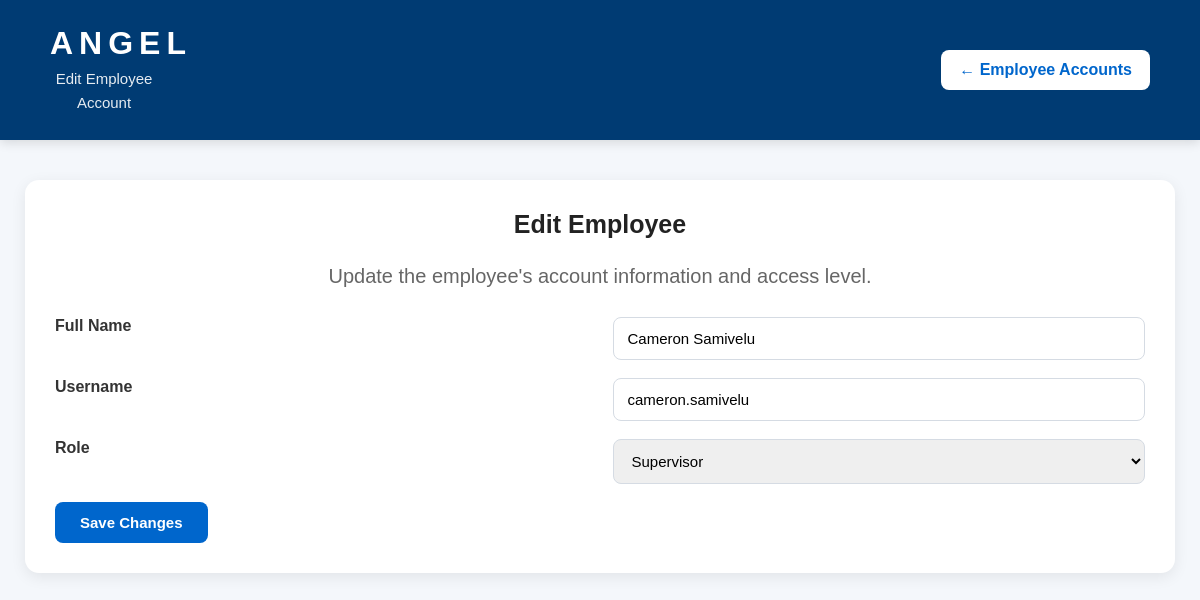
Screenshot of /employees/edit/2 (signed in) with the database file from the repository.
### tables this page shows
CREATE TABLE employees (
            id INTEGER PRIMARY KEY AUTOINCREMENT,
            full_name TEXT NOT NULL,
            username TEXT UNIQUE NOT NULL,
            password_hash TEXT NOT NULL,
            role TEXT NOT NULL,
            status TEXT NOT NULL
        );

### app.py (the view)
@app.route("/employees/edit/<int:employee_id>", methods=["GET"])
def edit_employee(employee_id):
    if "employee_id" not in session:
        return redirect(url_for("employee_login"))
    if session.get("employee_role") not in ["Supervisor", "Admin"]:
        return redirect(url_for("employee_dashboard"))
    connection = get_db()
    employee = connection.execute("""
        SELECT id, full_name, username, role, status
        FROM employees WHERE id = ?
    """, (employee_id,)).fetchone()
    connection.close()
    if employee is None:
        return "Employee not found.", 404
    return render_template("edit_employee.html", employee=employee)

### app.py (called while the page is built)
def get_db():
    connection = sqlite3.connect(DATABASE)
    connection.row_factory = sqlite3.Row
    return connection

### templates/edit_employee.html (shortened to what this page needs)
<!DOCTYPE html>
<html lang="en">
<head>
    <link rel="stylesheet"
          href="{{ url_for('static', filename='css/style.css') }}">
</head>
<body>
    <div class="employees-page">
        <header class="employees-header">
            <div>
                <h1>ANGEL</h1>
                <p>Edit Employee Account</p>
            </div>
            <a href="{{ url_for('employees') }}"
               class="employees-back-button">
                ← Employee Accounts
            </a>
        </header>
        <main class="employees-content">
            <section class="employee-form-card">
                <h2>Edit Employee</h2>
                <p>
                    Update the employee's account information
                    and access level.
                </p>
                <form method="POST"
                      action="{{ url_for('edit_employee', employee_id=employee['id']) }}">
                    <label for="full_name">
                        Full Name
                    </label>
                    <input
                        type="text"
                        id="full_name"
                        name="full_name"
                        value="{{ employee['full_name'] }}"
                        required
                    >
                    <label for="username">
                        Username
                    </label>
                    <input
                        type="text"
                        id="username"
                        name="username"
                        value="{{ employee['username'] }}"
                        required
                    >
                    <label for="role">
                        Role
                    </label>
                    <select
                        id="role"
                        name="role"
                    >
                        <option
                            value="Supervisor"
                            {% if employee['role'] == 'Supervisor' %}
                            selected
                            {% endif %}
                        >
                            Supervisor
                        </option>
                    </select>
                    <button type="submit">
                        Save Changes
                    </button>
                </form>
            </section>
        </main>
    </div>
</body>
</html>

### static/css/style.css (style rules this page uses)
body { margin:0; padding:0; font-family:Arial, Helvetica, sans-serif; background:#eef5fb; color:#1b1b1b; }
h1 { font-family: 'Poppins', sans-serif; font-size: 72px; font-weight: 800; letter-spacing: 6px; color: #0a3d78; margin-bottom: 20px; }
h2 { text-align:center; color:#005b96; }
p { text-align:center; width:70%; margin:auto; font-size:20px; line-height:1.6; }
.employees-page { min-height: 100vh; background: #f4f7fb; }
.employees-header { background: #003b73; color: white; display: flex; align-items: center; justify-content: space-between; padding: 25px 50px; box-shadow: 0 3px 10px rgba(0, 0, 0, 0.12); }
.employees-header h1 { margin: 0; font-size: 32px; font-weight: 700; color: white; }
.employees-header p { margin: 5px 0 0; font-size: 15px; opacity: 0.9; }
.employees-back-button { display: inline-block; padding: 11px 18px; background: white; color: #0066cc; text-decoration: none; border-radius: 8px; font-weight: 600; transition: 0.2s ease; }
.employees-content { max-width: 1200px; margin: 40px auto; padding: 0 25px; }
.employee-form-card { background: white; padding: 30px; border-radius: 14px; box-shadow: 0 4px 15px rgba(0, 0, 0, 0.08); margin-bottom: 30px; }
.employee-form-card h2 { margin-top: 0; color: #222; font-size: 25px; }
.employee-form-card > p { color: #666; margin-bottom: 25px; }
.employee-form-card form { display: grid; grid-template-columns: 1fr 1fr; gap: 18px 25px; }
.employee-form-card label { font-weight: 600; color: #333; margin-bottom: -10px; }
.employee-form-card input, .employee-form-card select { width: 100%; box-sizing: border-box; padding: 12px 14px; border: 1px solid #d5dbe3; border-radius: 8px; font-size: 15px; outline: none; transition: 0.2s ease; }
.employee-form-card button { grid-column: 1 / -1; width: fit-content; padding: 12px 25px; background: #0066cc; color: white; border: none; border-radius: 8px; font-size: 15px; font-weight: 600; cursor: pointer; transition: 0.2s ease; }

### rows the page displays
employees: full_name "Cameron Samivelu", username "cameron.samivelu", role "Supervisor"
